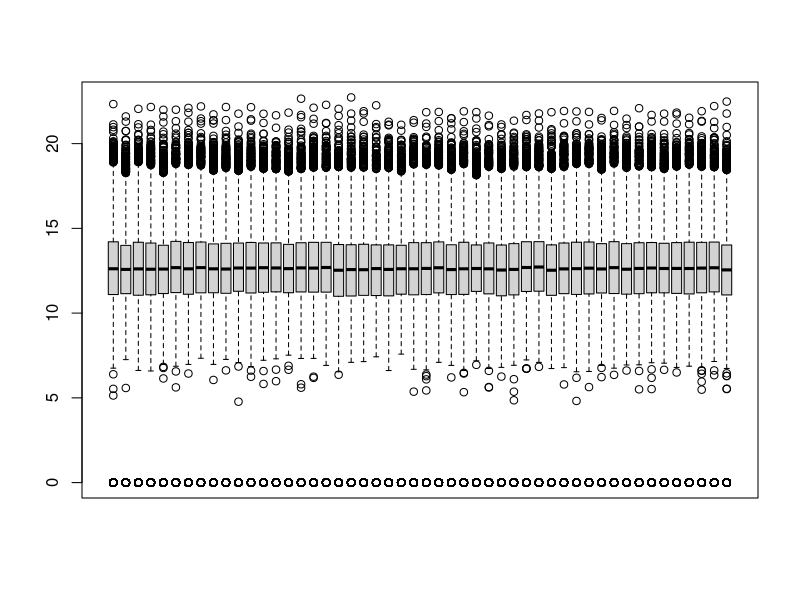
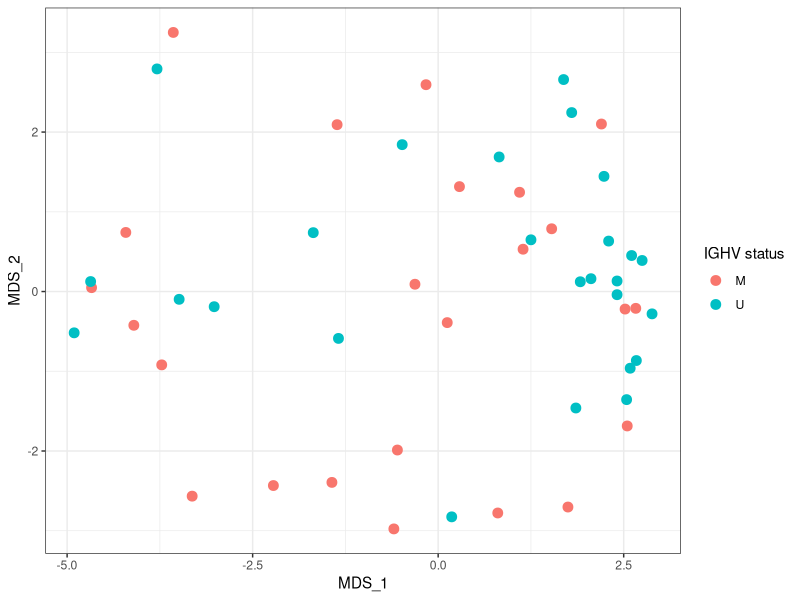
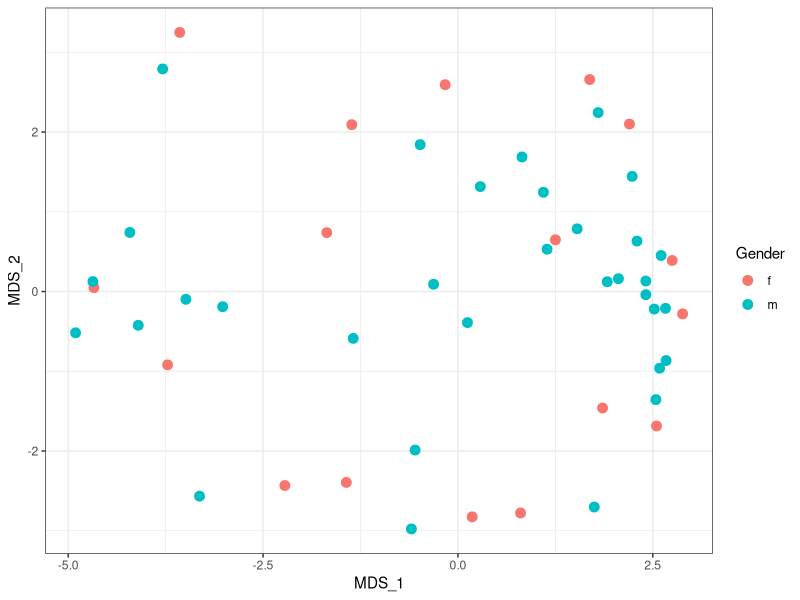
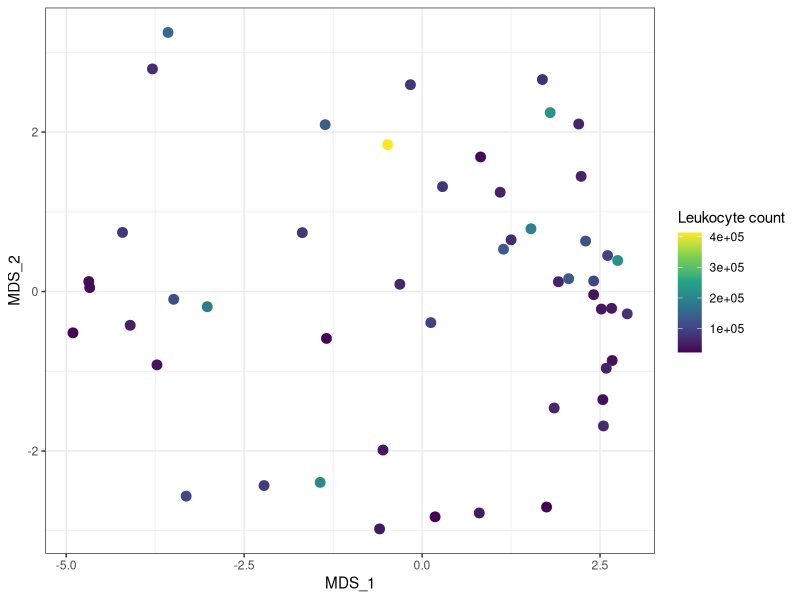
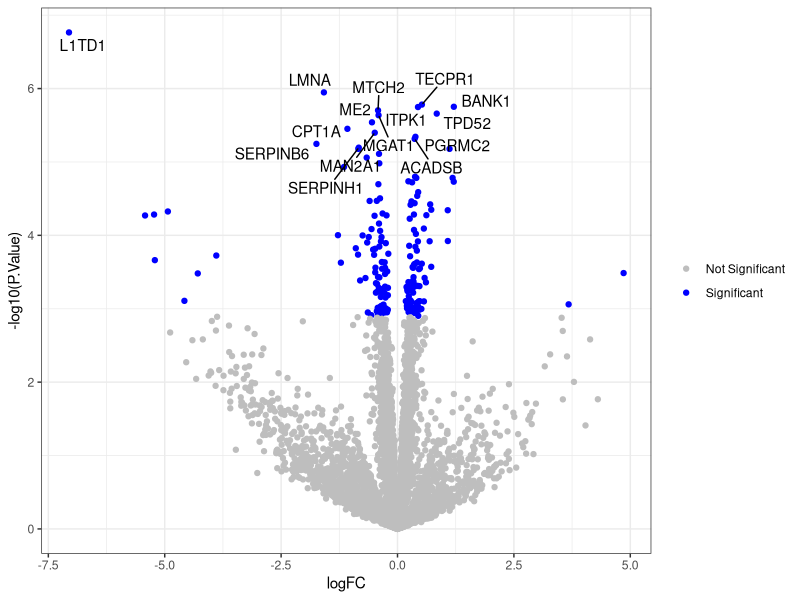
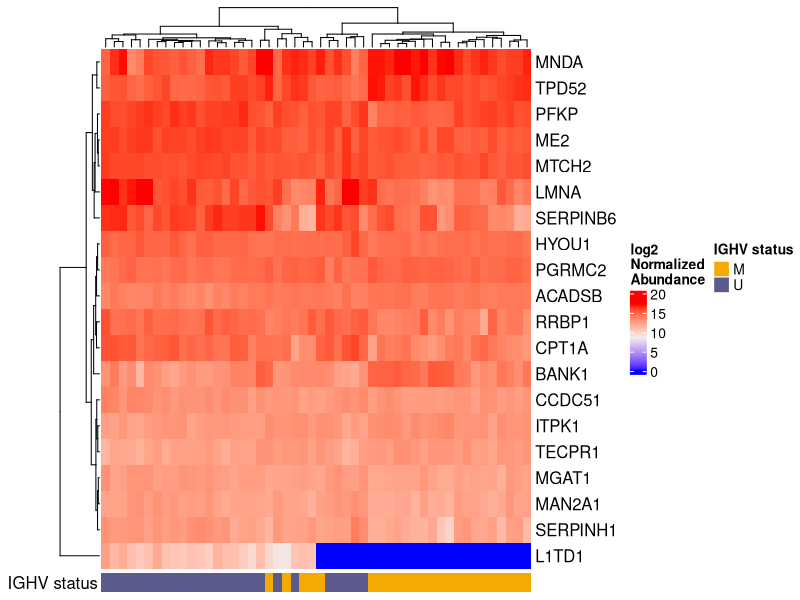
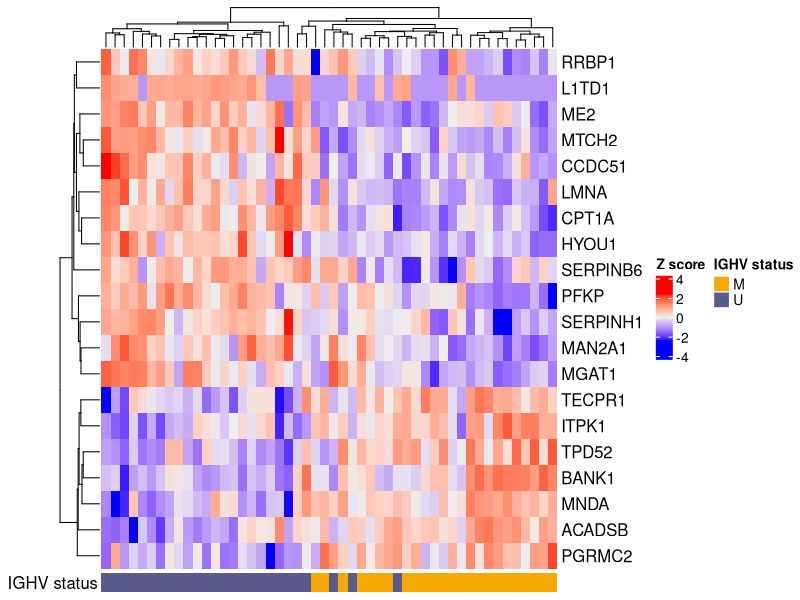
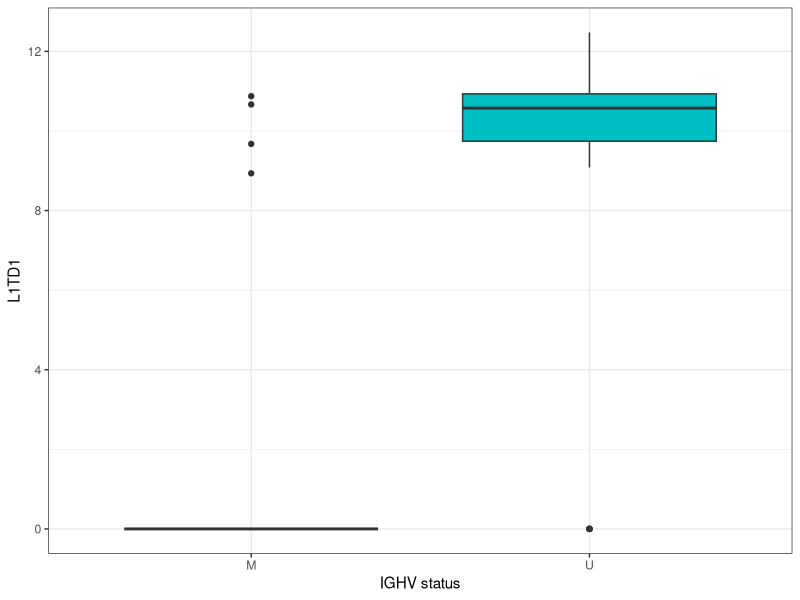

Write R code to recreate these figures, in order.
## ---- chunk 1

knitr::opts_chunk$set(echo = TRUE)

## ---- chunk 2

library(dplyr)

library(limma)

library(ggplot2)

library(ggrepel)

library(ComplexHeatmap)

## ---- chunk 3

dat0 <- read.delim("legacy-report.pg_matrix.tsv", check.names = FALSE)



# Split out protein annotation and protein abundance data

anno <- select(dat0, Protein.Group:First.Protein.Description)

dat <- select(dat0, -(Protein.Group:First.Protein.Description))



# Clean up column names so they match filenames in metadata

colnames(dat) <- gsub("D:\\PXD022216\\", "", colnames(dat), fixed = TRUE)



# Set rownames to Protein.Group

rownames(dat) <- anno$Protein.Group

## ---- chunk 4

pdata <- read.delim("Annotation_file_timsTOF.txt")

rownames(pdata) <- pdata$File.name



# Reorder to match proteomics data

pdata <- pdata[colnames(dat),]



# Check again to make sure metadata matches proteomics data

identical(pdata$File.name, colnames(dat))

## ---- chunk 5

na.mat <- is.na(dat) 

dat[na.mat] <- 0

## ---- chunk 6

dat.trans <- log2(dat + 1)

## ---- chunk 7

boxplot(dat.trans, xaxt = "n")

## ---- chunk 8

num.nonmissing <- rowSums(!na.mat)

keep <- num.nonmissing >= ncol(dat.trans)/2

dat.filtered <- dat.trans[keep,]

## ---- chunk 9

coords <- plotMDS(dat.filtered, plot = FALSE)

plotdat <- pdata

plotdat$MDS_1 <- coords$x

plotdat$MDS_2 <- coords$y

## ---- chunk 10

ggplot(plotdat, aes(x = MDS_1, y = MDS_2, color = IGHV.status)) + geom_point(size = 3) + theme_bw() + labs(color = "IGHV status")

## ---- chunk 11

ggplot(plotdat, aes(x = MDS_1, y = MDS_2, color = Gender)) + geom_point(size = 3) + theme_bw()

## ---- chunk 12

ggplot(plotdat, aes(x = MDS_1, y = MDS_2, color = Leukocyte.count)) + geom_point(size = 3) + theme_bw() + scale_color_viridis_c() + labs(color = "Leukocyte count")

## ---- chunk 13

mm <- model.matrix(~0 + IGHV.status, data = pdata)

## ---- chunk 14

fit <- lmFit(dat.filtered, mm)

## ---- chunk 15

contr <- makeContrasts(IGHV.statusM - IGHV.statusU, levels = colnames(coef(fit)))

contr2 <- contrasts.fit(fit, contrasts = contr)

## ---- chunk 16

contr3 <- eBayes(contr2)

## ---- chunk 17

results <- topTable(contr3, sort.by = "P", n = Inf)

head(results)

## ---- chunk 18

length(which(results$adj.P.Val < 0.05))

## ---- chunk 19

results$Protein.Group <- rownames(results)

results <- left_join(results, anno, by = "Protein.Group")

results <- dplyr::select(results, Protein.Group, everything())

write.table(results, file = "DE_results.txt", sep = "\t", quote = FALSE, row.names = FALSE)

head(results)

## ---- chunk 20

results$isSig <- ifelse(results$adj.P.Val < 0.05, "Significant", "Not Significant")

top.results <- results[1:15,] # we will only label the most significant proteins

ggplot(results, aes(x = logFC, y = -log10(P.Value), col = isSig)) + geom_point() + 

  scale_color_manual(values = c("grey", "blue")) + 

  geom_text_repel(data = top.results, aes(label = Genes), max.overlaps = Inf, color = "black") + 

  theme_bw() + 

  labs(color = NULL)

## ---- chunk 21

toplot <- results$Protein.Group[1:20] 

plotdat <- as.matrix(dat.filtered[toplot,])

new.rownames <- anno$Genes[match(rownames(plotdat), anno$Protein.Group)]



set.seed(99) # Annotation bar colors are random!

col_ha <- HeatmapAnnotation(`IGHV status` = pdata$IGHV.status, annotation_name_side = "left")



Heatmap(plotdat, heatmap_legend_param = list(title = "log2\nNormalized\nAbundance"), show_column_names = FALSE, row_labels = new.rownames, bottom_annotation = col_ha)

## ---- chunk 22

toplot <- results$Protein.Group[1:20] 

plotdat <- as.matrix(dat.filtered[toplot,])

# convert to Z scores

plotdat <- t(apply(plotdat, 1, scale))



new.rownames <- anno$Genes[match(rownames(plotdat), anno$Protein.Group)]



set.seed(99) # Annotation bar colors are random!

col_ha <- HeatmapAnnotation(`IGHV status` = pdata$IGHV.status, annotation_name_side = "left")



Heatmap(plotdat, heatmap_legend_param = list(title = "Z score"), show_column_names = FALSE, row_labels = new.rownames, bottom_annotation = col_ha)

## ---- chunk 23

plotdat <- pdata

plotdat$L1TD1 <- as.numeric(dat.filtered["Q5T7N2",])

plotdat$LMNA <- as.numeric(dat.filtered["P02545",])

## ---- chunk 24

ggplot(plotdat, aes(x = IGHV.status, y = L1TD1, fill = IGHV.status)) + geom_boxplot() + theme_bw() + theme(legend.position = "none") + labs(x = "IGHV status")

## ---- chunk 25

ggplot(plotdat, aes(x = IGHV.status, y = LMNA, fill = IGHV.status)) + geom_boxplot() + theme_bw() + theme(legend.position = "none") + labs(x = "IGHV status")

## ---- chunk 26

sessionInfo()
